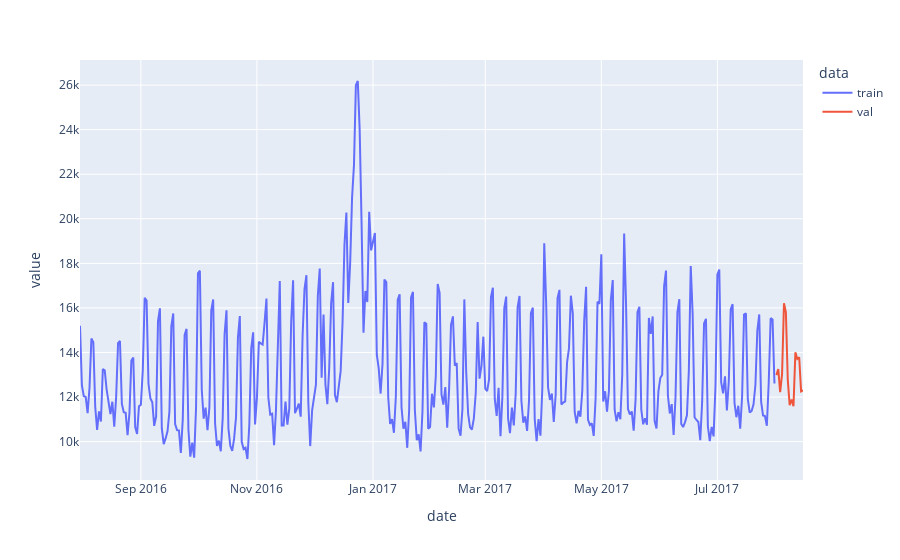

Notebook source saved alongside this figure:
### Markdown cell above
### analytics on a specific store_cluster (as an example)

### Code cell
temp = train[train['store_cluster'] == 14][['date', 'transactions']].drop_duplicates()
temp['transactions'] = temp['transactions'].interpolate(method='pchip')
temp_val = val[val['store_cluster'] == 14][['date', 'transactions']].drop_duplicates()

px.line(data_frame=pd.concat([temp.assign(data='train'), temp_val.assign(data='val')]), 
        x='date', 
        y=['transactions'],
        color='data')

### Figure 1 — Plotly figure (JSON) as saved in the notebook; plotly's stock layout.template omitted (floating-point values rounded to 4 significant figures; data arrays with more than 128 entries replaced by an {"elided": "..."} marker saying what was removed)
{"data": [{"hovertemplate": "data=train<br>variable=transactions<br>date=%{x}<br>value=%{y}<extra></extra>", "legendgroup": "train", "line": {"color": "#636efa", "dash": "solid"}, "marker": {"symbol": "circle"}, "mode": "lines", "name": "train", "orientation": "v", "showlegend": true, "type": "scatter", "x": {"elided": "366 str values"}, "xaxis": "x", "y": {"elided": "366 float values"}, "yaxis": "y"}, {"hovertemplate": "data=val<br>variable=transactions<br>date=%{x}<br>value=%{y}<extra></extra>", "legendgroup": "val", "line": {"color": "#EF553B", "dash": "solid"}, "marker": {"symbol": "circle"}, "mode": "lines", "name": "val", "orientation": "v", "showlegend": true, "type": "scatter", "x": ["2017-08-01T00:00:00", "2017-08-02T00:00:00", "2017-08-03T00:00:00", "2017-08-04T00:00:00", "2017-08-05T00:00:00", "2017-08-06T00:00:00", "2017-08-07T00:00:00", "2017-08-08T00:00:00", "2017-08-09T00:00:00", "2017-08-10T00:00:00", "2017-08-11T00:00:00", "2017-08-12T00:00:00", "2017-08-13T00:00:00", "2017-08-14T00:00:00", "2017-08-15T00:00:00"], "xaxis": "x", "y": [12986, 13253, 12215, 13029, 16211, 15810, 12772, 11633, 11887, 11588, 14014, 13707, 13787, 12259, 12304], "yaxis": "y"}], "layout": {"legend": {"title": {"text": "data"}, "tracegroupgap": 0}, "margin": {"t": 60}, "xaxis": {"anchor": "y", "domain": [0, 1], "title": {"text": "date"}}, "yaxis": {"anchor": "x", "domain": [0, 1], "title": {"text": "value"}}}}
